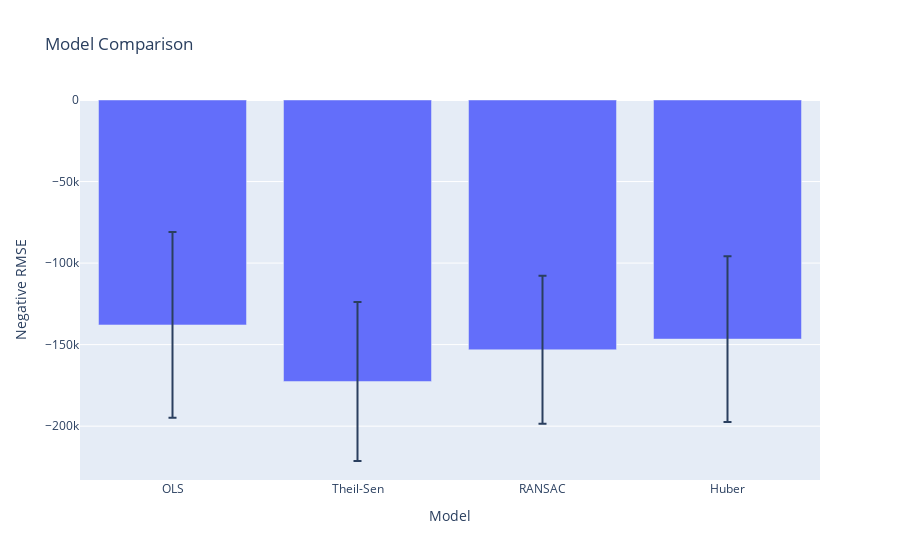

Notebook cell for this chart:
### Markdown cell above
## 8. Predicting ExitTapCount

### Code cell
from sklearn.linear_model import LinearRegression, TheilSenRegressor, RANSACRegressor, HuberRegressor

entry = df_entry_exit[['EntryTapCount']]
exit = df_entry_exit['ExitTapCount']

entry_train = entry[~entry.index.isin(y_test.index)]
exit_train = exit[~exit.index.isin(y_test.index)]
entry_test = y_test.copy()
exit_test = exit[exit.index.isin(y_test.index)]

models = [LinearRegression(), TheilSenRegressor(), RANSACRegressor(), HuberRegressor()]
model_names = ['OLS', 'Theil-Sen', 'RANSAC', 'Huber']

cv_scores = []
cv_scores_mean = []
cv_scores_std = []
for model, name in zip(models, model_names):
    cross_val_scores = cross_val_score(model, entry_train, exit_train, cv=10, scoring='neg_root_mean_squared_error')
    cv_scores.append(cross_val_scores)
    cv_scores_mean.append(np.mean(cross_val_scores))
    cv_scores_std.append(np.std(cross_val_scores))

px.bar(x=model_names, y=cv_scores_mean, error_y=cv_scores_std, title='Model Comparison', labels={'x': 'Model', 'y': 'Negative RMSE'}).show()

### Figure 1 — Plotly figure (JSON) as saved in the notebook; plotly's stock layout.template omitted (floating-point values rounded to 4 significant figures)
{"data": [{"alignmentgroup": "True", "error_y": {"array": [56930.0, 48760.0, 45350.0, 50790.0]}, "hovertemplate": "Model=%{x}<br>Negative RMSE=%{y}<extra></extra>", "legendgroup": "", "marker": {"color": "#636efa", "pattern": {"shape": ""}}, "name": "", "offsetgroup": "", "orientation": "v", "showlegend": false, "textposition": "auto", "type": "bar", "x": ["OLS", "Theil-Sen", "RANSAC", "Huber"], "xaxis": "x", "y": [-137900.0, -172600.0, -153200.0, -146600.0], "yaxis": "y"}], "layout": {"barmode": "relative", "legend": {"tracegroupgap": 0}, "title": {"text": "Model Comparison"}, "xaxis": {"anchor": "y", "domain": [0, 1], "title": {"text": "Model"}}, "yaxis": {"anchor": "x", "domain": [0, 1], "title": {"text": "Negative RMSE"}}}}
